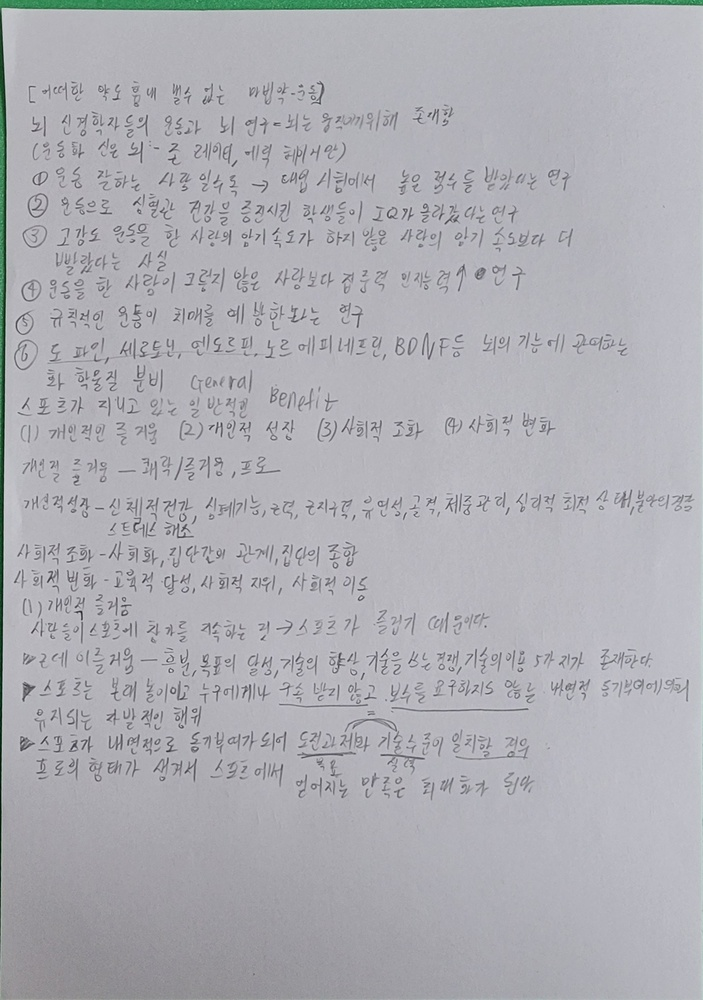
#> input picture test.jpg, 703 x 1000 px, shrunk from 1468 x 2088 before the run
$ python -i ocr_preprocessing.py   (imports and definitions only)
#> lines starting #> are read from the running program, lines starting #| are printed output that depends on the picture; after the words box and inside, x2 and y2 are one past the last pixel; in counts of white or black regions, pixels touching at a corner belong together
#> further down, picture is the input picture: shape (1000, 703, 3); mean B, G, R 179.9, 174.2, 173.9
import cv2

import numpy as np
from scipy.ndimage import interpolation as inter


def preprocessing(image):

    image=skew(image)

    image = cv2.cvtColor(image, cv2.COLOR_BGR2GRAY)
    # 사진 이진화
    # 옵션-1
    ret, image = cv2.threshold(image, 0, 255, cv2.THRESH_BINARY+cv2.THRESH_OTSU)


    #잡음 제거
    kernel = np.ones((1, 1), np.uint8)
    image = cv2.dilate(image, kernel, iterations=1)
    kernel = np.ones((1, 1), np.uint8)
    image = cv2.erode(image, kernel, iterations=1)
    image = cv2.morphologyEx(image, cv2.MORPH_CLOSE, kernel)
    image = cv2.bilateralFilter(image, -1, 10, 5)


    #얇게
    image=thin_font(image)
    #굵게
    image=thick_font(image)


    return image
    #
def thin_font(image):
    image = cv2.bitwise_not(image)
    kernel = np.ones((1,1),np.uint8)
    image = cv2.erode(image, kernel, iterations=1)
    image = cv2.bitwise_not(image)
    return (image)


def thick_font(image):
    image = cv2.bitwise_not(image)
    kernel = np.ones((2,2),np.uint8)
    image = cv2.dilate(image, kernel, iterations=1)
    image = cv2.bitwise_not(image)
    return (image)


def skew(image, delta=1, limit=5):

#> called with delta = 1, limit = 5
    def determine_score(arr, angle):
        data = inter.rotate(arr, angle, reshape=False, order=0)
        histogram = np.sum(data, axis=1, dtype=float)
        score = np.sum((histogram[1:] - histogram[:-1]) ** 2, dtype=float)
        return histogram, score

    gray = cv2.cvtColor(image, cv2.COLOR_BGR2GRAY)
    thresh = cv2.threshold(gray, 0, 255, cv2.THRESH_BINARY_INV + cv2.THRESH_OTSU)[1]
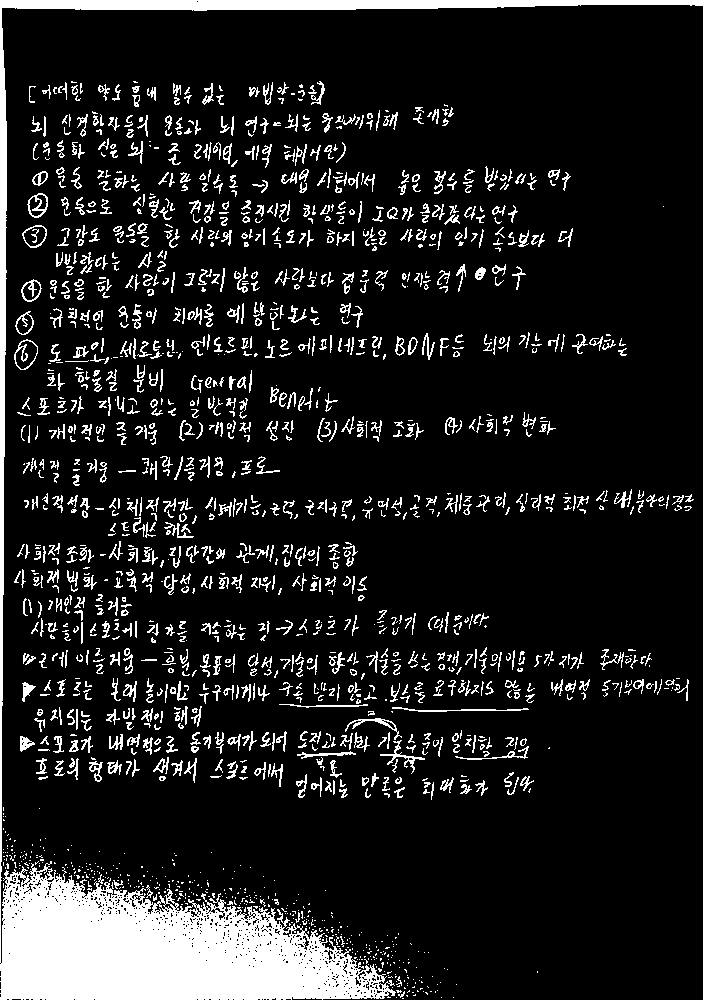
#> thresh: shape (1000, 703); 12.4% white; 1710 white regions (807 under 20 px), largest, box (x1, y1, x2, y2) and area: (0, 0, 703, 1000) 42955, (392, 707, 529, 712) 240, (380, 740, 425, 774) 238

    scores = []
    angles = np.arange(-limit, limit + delta, delta)
    for angle in angles:
        histogram, score = determine_score(thresh, angle)
        scores.append(score)
#> this loop made 11 passes
#> score on passes 1 to 11: 5.48e+09, 5.95e+09, 6.13e+09, 8.44e+09, 1.72e+10, 1.76e+10, 1e+10, 6.95e+09, 5.32e+09, 5.51e+09, 4.96e+09
#> pass 1, in determine_score, `data = inter.rotate(arr, angle, reshape=False, order=0)`:
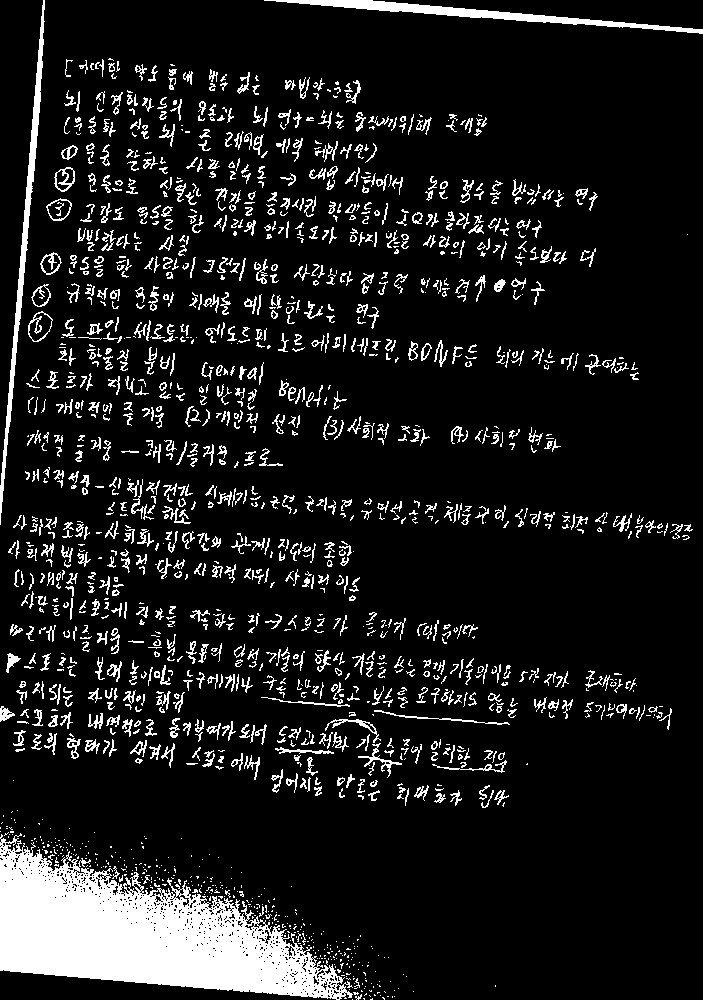
#> data: shape (1000, 703); 11.2% white; 1634 white regions (750 under 20 px), largest, box (x1, y1, x2, y2) and area: (0, 833, 353, 1000) 29044, (264, 0, 703, 34) 2818, (0, 0, 45, 525) 2522
#> pass 2, in determine_score (call 2), `data = inter.rotate(arr, angle, reshape=False, order=0)`:
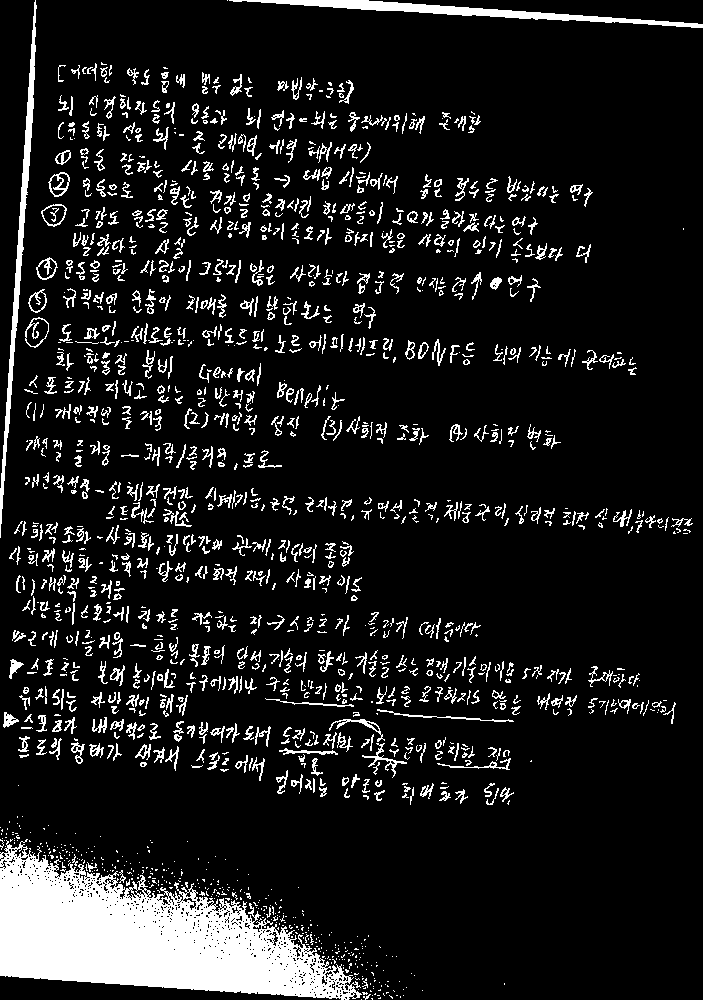
#> data: shape (1000, 703); 11.4% white; 1649 white regions (758 under 20 px), largest, box (x1, y1, x2, y2) and area: (0, 839, 362, 1000) 29866, (229, 0, 703, 28) 2971, (0, 0, 37, 538) 2544
#> pass 3, in determine_score (call 3), `data = inter.rotate(arr, angle, reshape=False, order=0)`:
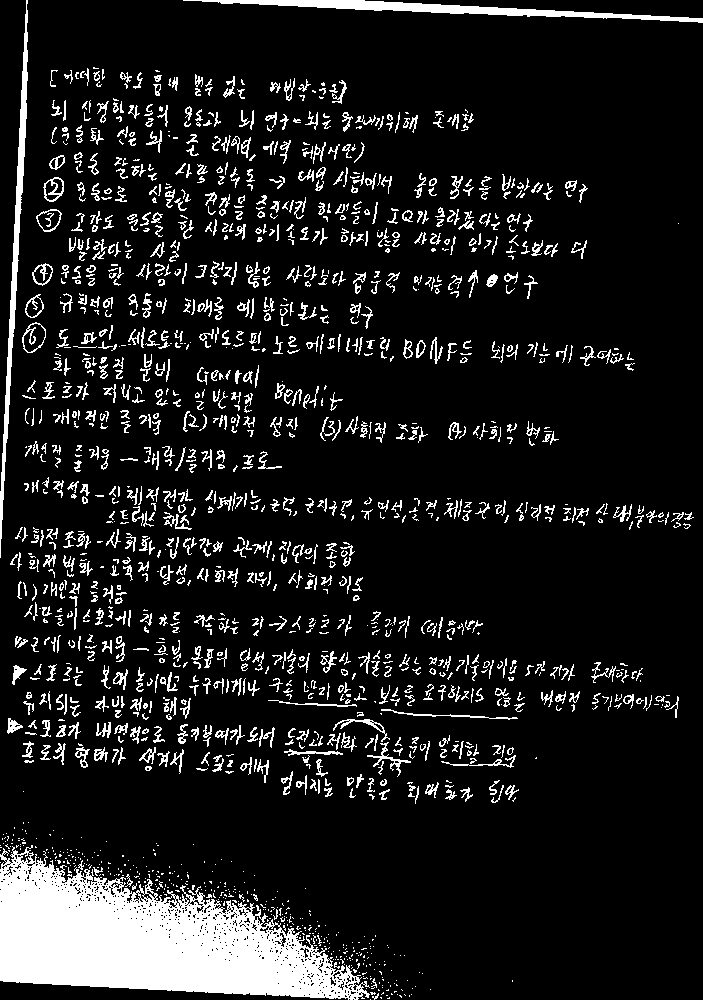
#> data: shape (1000, 703); 11.5% white; 1654 white regions (761 under 20 px), largest, box (x1, y1, x2, y2) and area: (0, 845, 370, 1000) 30733, (183, 0, 703, 23) 3212, (0, 0, 28, 558) 2580
#> after the loop, scores = [5.48e+09, 5.95e+09, 6.13e+09, 8.44e+09, 1.72e+10, 1.76e+10, 1e+10, 6.95e+09, 5.32e+09, 5.51e+09, 4.96e+09]

    best_angle = angles[scores.index(max(scores))]
#> best_angle = 0

    (h, w) = image.shape[:2]
#> h = 1000; w = 703
    center = (w // 2, h // 2)
#> center = (351, 500)
    M = cv2.getRotationMatrix2D(center, best_angle, 1.0)
#> M = [[1, 0, 0], [0, 1, 0]]
    corrected = cv2.warpAffine(image, M, (w, h), flags=cv2.INTER_CUBIC, \
            borderMode=cv2.BORDER_REPLICATE)

    return corrected
"""
image=cv2.imread("test.jpg")
cv2.imshow("image",image)
cv2.waitKey(0)
cv2.destroyAllWindows()

image=preprocessing(image)
cv2.imshow("result",image)
cv2.waitKey(0)
cv2.destroyAllWindows()
"""

>>> import cv2
>>> picture = cv2.imread('test.jpg')
>>> result = preprocessing(picture)
#> in preprocessing, `ret, image = cv2.threshold(image, 0, 255, cv2.THRESH_BINARY+cv2.THRESH..`: ret = 157
#> in thick_font, `image = cv2.dilate(image, kernel, iterations=1)`:
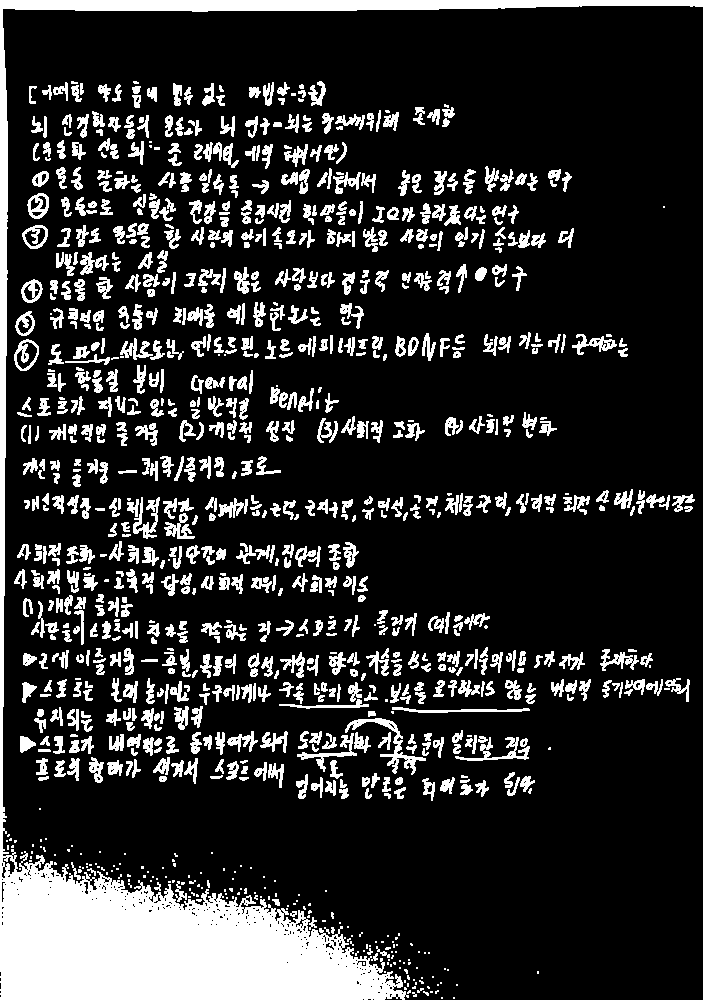
#> image: shape (1000, 703); 18% white; 1054 white regions (219 under 20 px), largest, box (x1, y1, x2, y2) and area: (0, 0, 703, 1000) 49232, (345, 718, 426, 775) 790, (455, 737, 530, 761) 516
